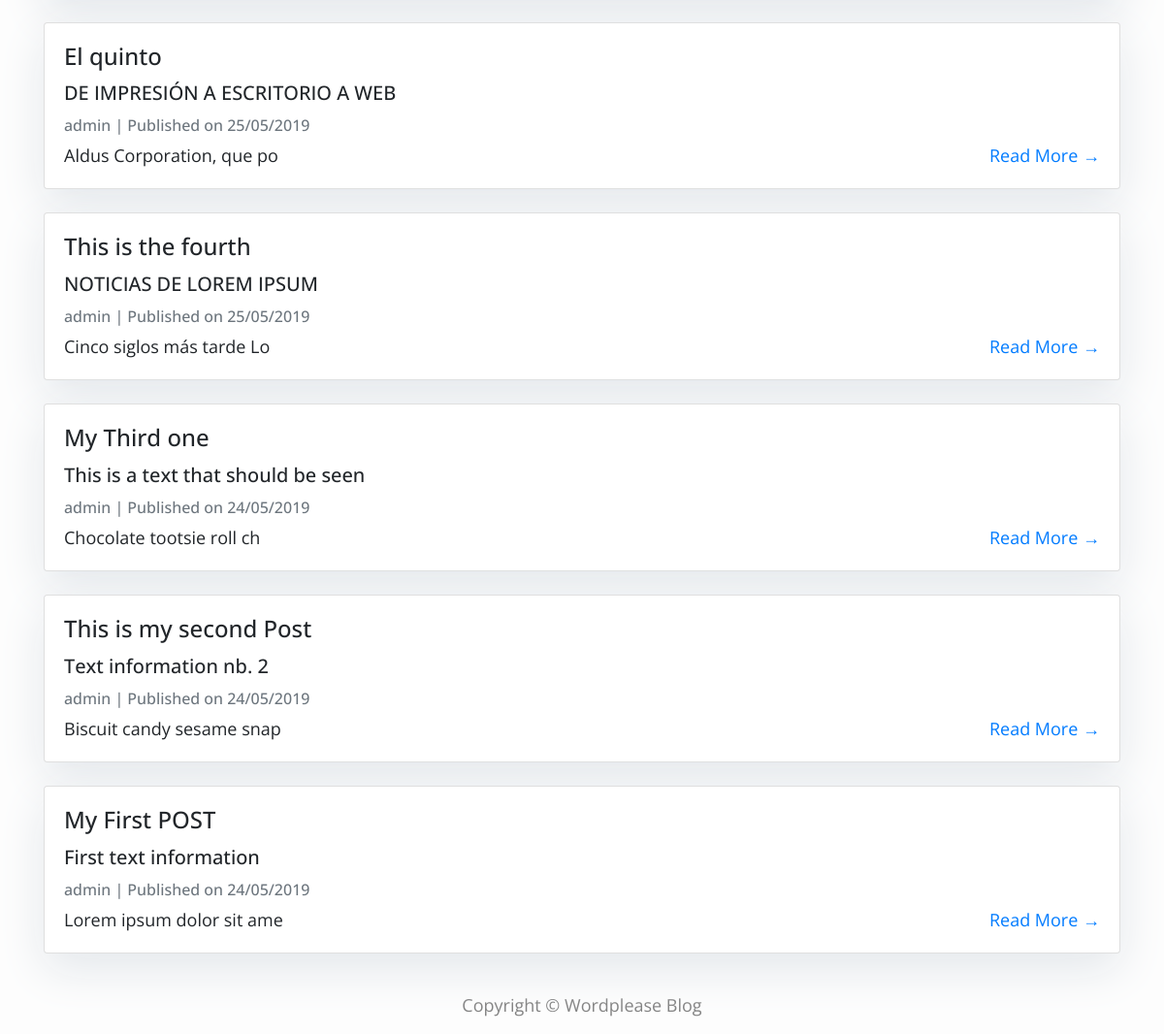
The app's page /blogs/ (lower part), older data.
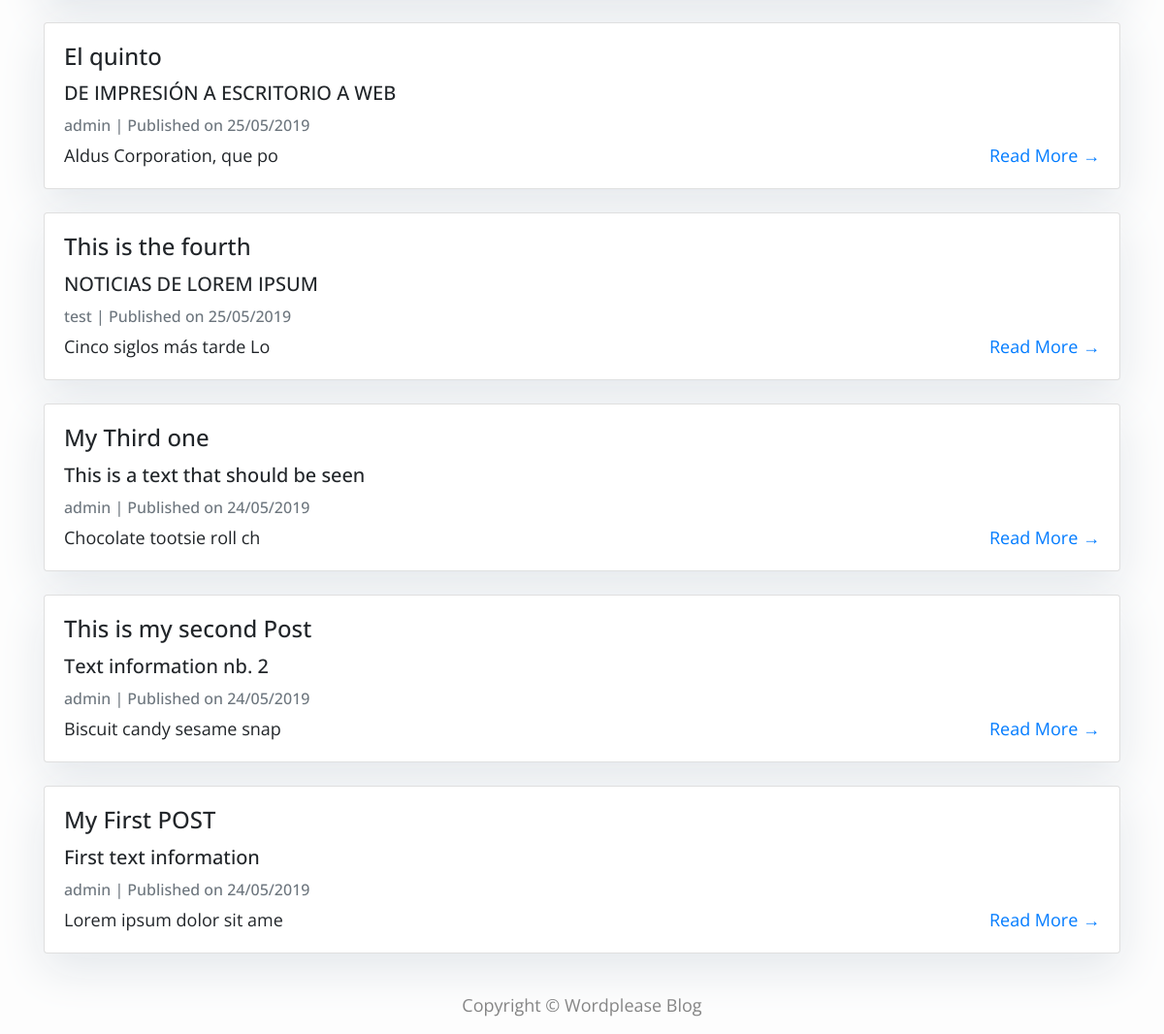
The same page, newer data.
### blogs/models.py (models this page shows, shortened)
class Blog(models.Model):
    IMPORTANT = 'IMP'
    INFORMATION = 'INF'
    NOTE = 'NOT'
    LICENSES = [
        [IMPORTANT, 'Important'],
        [INFORMATION, 'Information'],
        [NOTE, 'Note']
    ]
    title = models.CharField(max_length=150)
    text = models.CharField(max_length=150)
    description = models.TextField(null=True, blank=True)
    url = models.URLField()
    creation_date = models.DateTimeField(auto_now_add=True)
    modification_date = models.DateTimeField(auto_now=True)
    category = models.CharField(max_length=3, choices=LICENSES, default=INFORMATION)
    owner = models.ForeignKey(User, related_name='blogs', on_delete=models.CASCADE)

### blogs/views.py (the view)
# urls.py: path('blogs/', BlogListView.as_view(), name='blog_all'),
class BlogListView(View):
    def get(self, request):
        blogs = Blog.objects.all().order_by('-creation_date')
        context = {'latest_blog': blogs}
        html = render(request, 'list.html', context)
        return HttpResponse(html)

### blogs/templates/list.html (shortened to what this page needs)
{% extends "base.html" %}
{% block content %}
<div class="container">
        <div>
            {% for blog in latest_blog %}
            <div class="card mb-4">
                <div class="card-body">
                    <h4 class="card-title">{{ blog.title }} </h4>
                    <h5 class="card-title"> {{ blog.text }}</h5>
                    <p class="card-text text-muted h6">{{ blog.owner }} | Published on {{ blog.creation_date|date:'d/m/Y' }}</p>
                    <p class="card-text">{{blog.description|slice:":25" }}
                    <a href="{% url 'blog_detail' blog.owner blog.pk %}" class="right"> Read More &rarr;</a></p>
                </div>
            </div>
            {% endfor %}
        </div>
</div>
{%endblock%}

### ui/templates/base.html (shortened to what this page needs)
<!DOCTYPE html>
<html>
    <head>
        <link rel="stylesheet" href="https://maxcdn.bootstrapcdn.com/bootstrap/4.0.0/css/bootstrap.min.css"
 />
    </head>
    <body>
        {% block content %}{% endblock content %}
        <footer class="py-3 bg-grey">
            <p class="footer_text m-0 text-center">Copyright &copy; Wordplease Blog</p>
        </footer>
    </body>
</html>

### ui/templates/base.html (style rules this page uses)
body { font-family: "Open Sans", sans-serif; font-size: 18px; background-color: #fdfdfd; }
.footer_text { color: gray; }

### blogs/templates/list.html (style rules this page uses)
body { font-family: "Open Sans", sans-serif; font-size: 18px; background-color: #fdfdfd; }
.card { box-shadow: 0 16px 48px #E3E7EB; }
.right { float: right; }

Row changes from the older to the newer data that the page shows:
changed Blog "This is the fourth": owner "admin" → "test"
